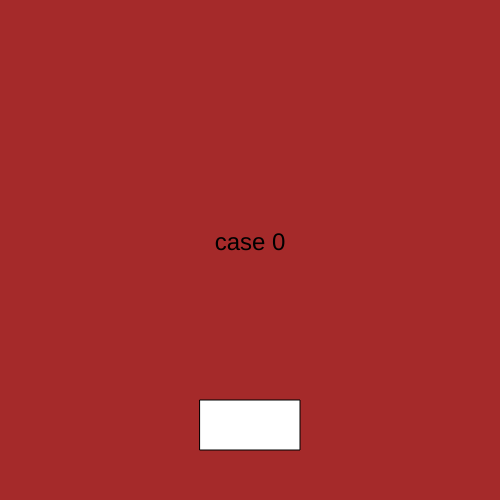
Frame 1 (no input)
Frame 60 (no input): identical to frame 1, image omitted
Frame 120 (the mouse pressed at the canvas centre since frame 60): identical to frame 1, image omitted

The p5.js sketch that drew this single still picture (run headless with seeded random() and noise() and a simulated clock; from frame 60 on, the mouse is pressed at the canvas centre):

// p5.js sketch
// ── sketch.js
let state = 0 ;

function setup() {
  createCanvas(500, 500);
  textAlign(CENTER);
  textSize(24);
}

function draw() {
  switch (state) {
    case 0:
      background('brown');
      text("case 0", 250, 250);
      break;
    case 1:
      background('grey');
      text("case 1", 250, 250);
      break;
    case 2:
      background('pink');
      text("case 2", 250, 250);
      break;
  }

  rect(width / 2 - 50, height - 100, 100, 50);
}

function mouseReleased() {
  if ((mouseX > width / 2-50) && (mouseX < width / 2+50) && (mouseY > height - 100) && (mouseY < height - 50)) {
    state++;
    if (state > 2) {
      state = 0;
    }
  }
}
